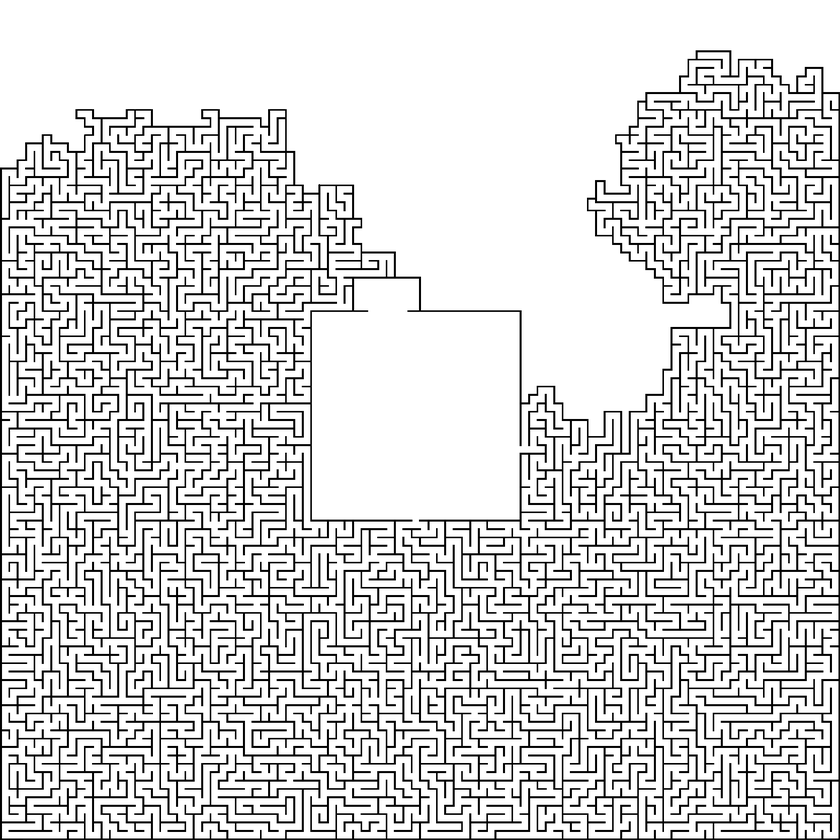
#> input picture image.png, 840 x 840 px, shrunk from 1670 x 1670 before the run
$ python main.py
#> lines starting #> are read from the running program, lines starting #| are printed output that depends on the picture
import numpy as np
from skimage import io
import sys

im = io.imread("image.png") #RGBA format
#> im is the input picture: shape (840, 840, 4); mean R, G, B, A 213.5, 213.5, 213.5, 255
imarr = np.array(im)

#remove alpha
imarr = imarr[ :, :, 0]

f = open("file.txt", "w")

np.set_printoptions(threshold=sys.maxsize) #stop truncation

#change to binary for grayscale and less memory
imarr[imarr == 0] = 1
#> imarr: shape (840, 840); min 1, max 255, mean 213.5
imarr[imarr == 255] = 0
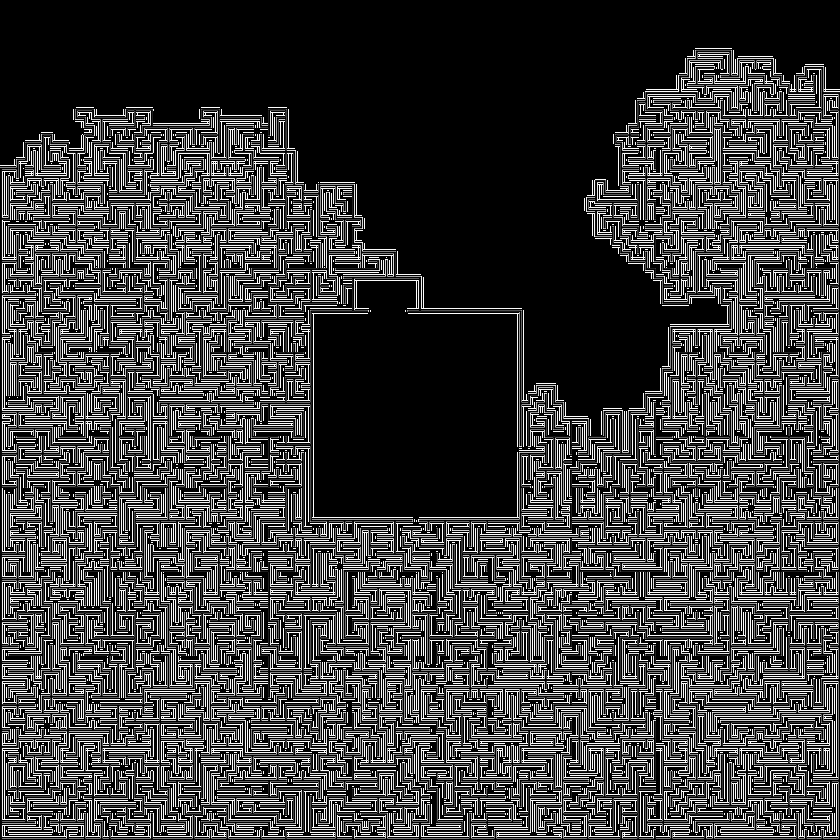
#> imarr: shape (840, 840); min 0, max 254, mean 62.8

f.write(f"{imarr}")
f.close()
